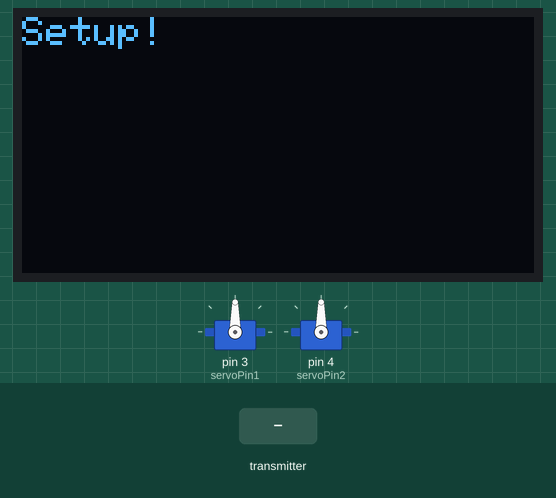
Recording of a sketch running on a simulated Arduino Uno, built with avr-gcc and run on an emulated ATmega328P. On the bench: 128×64 one-colour display, 2 × servo. The test bench sets the inputs (shaded band). No radio packets arrive unless stated; what the sketch prints to the serial monitor is not drawn.

Above: at 1.2 s.
1.3 s: the transmitter starts sending data1 = 0
At 2.0 s:
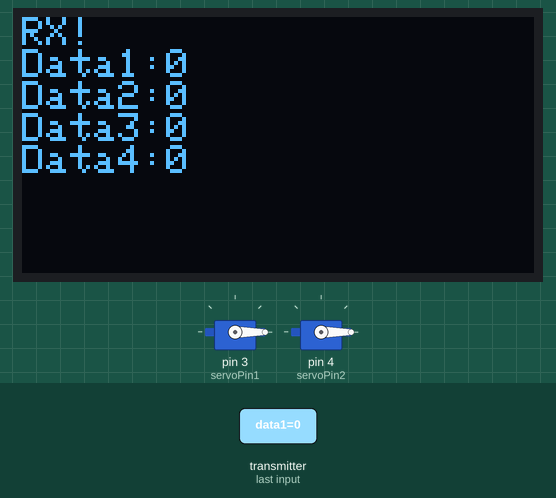
2.8 s: the transmitter starts sending data2 = 64
At 3.5 s:
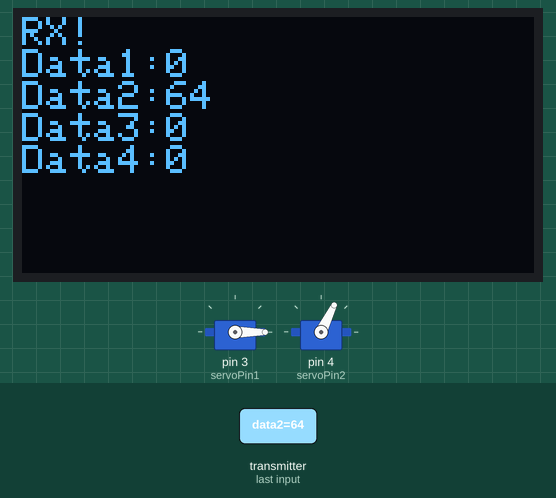
7.3 s: the transmitter starts sending data1 = 64
At 8.5 s:
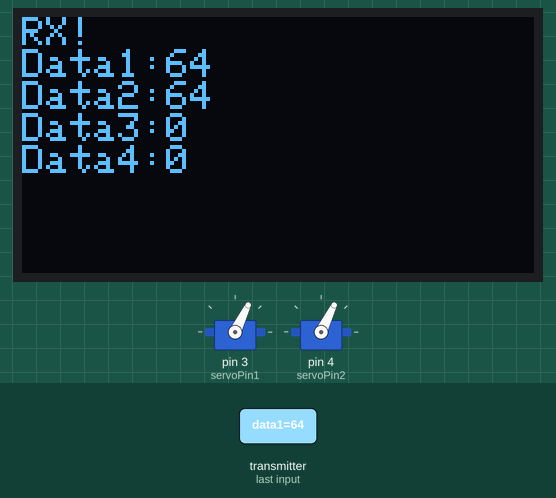
8.8 s: the transmitter starts sending data2 = 128
At 9.9 s:
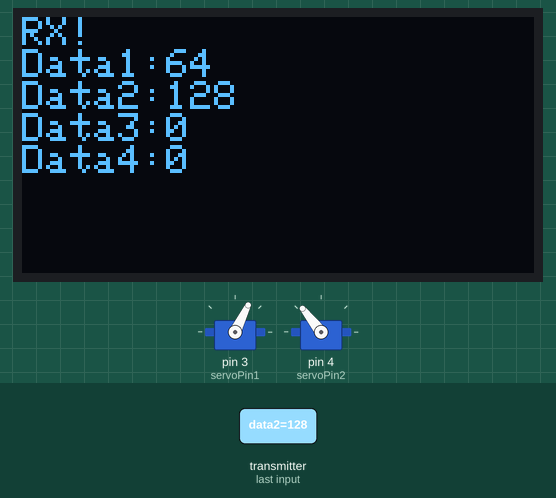
10.3 s: the transmitter starts sending data1 = 128
At 11.6 s:
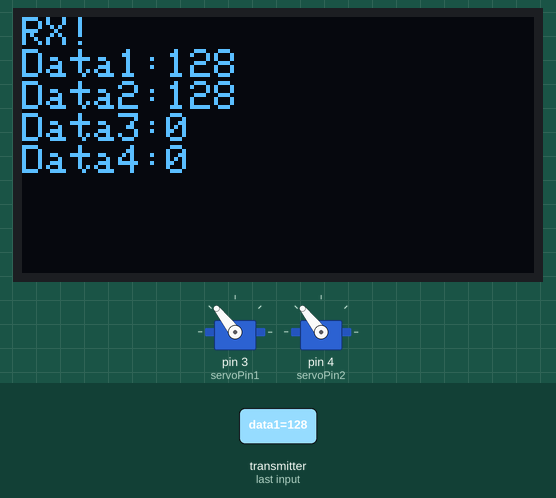
Timing chart, 0 to 12.8 s (numbered marks = the images above; inputs shaded):
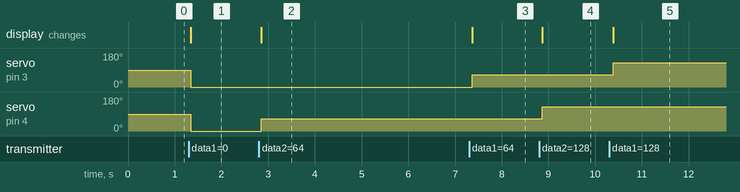

The sketch:

sketch_apr02a_demoRX2.ino
```cpp
// Simple I2C test for ebay 128x64 oled.
// Use smaller faster AvrI2c class in place of Wire.
// Edit AVRI2C_FASTMODE in SSD1306Ascii.h to change the default I2C frequency.
//
#include "SSD1306Ascii.h"
#include "SSD1306AsciiAvrI2c.h"

// 0X3C+SA0 - 0x3C or 0x3D
#define I2C_ADDRESS 0x3C

// Define proper RST_PIN if required.
#define RST_PIN -1

SSD1306AsciiAvrI2c oled;


// servo
// Include the servo library:
#include <Servo.h>

// Create a new servo object:
Servo myservo1;
Servo myservo2;

// Define the servo pin:
#define servoPin1 3
#define servoPin2 4

// Create a variable to store the servo position:
int angle1 = 0;
int angle2 = 0;


// RC stuff follows
#include "SPI.h"
#include "RF24.h"
#include "nRF24L01.h"

#define CE_PIN 9
#define CSN_PIN 10

#define INTERVAL_MS_SIGNAL_LOST 2000
#define INTERVAL_MS_SIGNAL_RETRY 250

RF24 radio(CE_PIN, CSN_PIN);

const byte address[6] = "17001";

//NRF24L01 buffer limit is 32 bytes (max struct size)
struct payload {
  byte data1;
  byte data2;
  byte data3;
  byte data4;
};

payload payload;

unsigned long lastSignalMillis = 0;

void setup()
{
  Serial.begin(115200);
  Serial.print("Setup");


  #if RST_PIN >= 0
  oled.begin(&Adafruit128x64, I2C_ADDRESS, RST_PIN);
#else // RST_PIN >= 0
  oled.begin(&Adafruit128x64, I2C_ADDRESS);
#endif // RST_PIN >= 0
  // Call oled.setI2cClock(frequency) to change from the default frequency.

  oled.setFont(Adafruit5x7);
  oled.clear(); // clear display
  oled.println("Setup!");

  // Attach the Servo variable to a pin:
  myservo1.attach(servoPin1);
  myservo2.attach(servoPin2);


  //RC stuff Follows

  radio.begin();

  //Append ACK packet from the receiving radio back to the transmitting radio
  radio.setAutoAck(false); //(true|false)
  //Set the transmission datarate
  //radio.setDataRate(RF24_250KBPS); //(RF24_250KBPS|RF24_1MBPS|RF24_2MBPS)
  radio.setDataRate(RF24_2MBPS); //(RF24_250KBPS|RF24_1MBPS|RF24_2MBPS)
  //Greater level = more consumption = longer distance
  radio.setPALevel(RF24_PA_MAX); //(RF24_PA_MIN|RF24_PA_LOW|RF24_PA_HIGH|RF24_PA_MAX)
  //Default value is the maximum 32 bytes1
  radio.setPayloadSize(sizeof(payload));
  //Act as receiver
  radio.openReadingPipe(0, address);
  radio.startListening();
}

void loop()
{
  unsigned long currentMillis = millis();

  if (radio.available() > 0) {
    radio.read(&payload, sizeof(payload));

    Serial.println("Received");

    Serial.print("Data1:");
    Serial.println(payload.data1);

    Serial.print("Data2:");
    Serial.println(payload.data2);

      oled.clear(); // clear display
      oled.println("RX!");
      oled.print("Data1:");
      oled.println(payload.data1);
      oled.print("Data2:");
      oled.println(payload.data2);
      oled.print("Data3:");
      oled.println(payload.data3);
      oled.print("Data4:");
      oled.println(payload.data4);

      angle1 = payload.data1;
      if (angle1 >180) angle1 = 180;
      if (angle1 <0) angle1 = 0;

      myservo1.write(angle1);

      angle2 = payload.data2;
      if (angle2 >180) angle2 = 180;
      if (angle2 <0) angle2 = 0;

      myservo2.write(angle2);


    lastSignalMillis = currentMillis;
  }

  if (currentMillis - lastSignalMillis > INTERVAL_MS_SIGNAL_LOST) {
    lostConnection();
  }
}

void lostConnection()
{
  //Serial.println("We have lost connection, preventing unwanted behavior");

  delay(INTERVAL_MS_SIGNAL_RETRY);
}
```

Measured:
- after the input at 1.3 s, servo on pin 3 (servoPin1), servo on pin 4 (servoPin2): 90° → 0° after 0.05 s; the display: changes after 0.05 s (image 1)
- after the input at 2.8 s, servo on pin 4 (servoPin2): 0° → 64° after 0.05 s; the display: changes after 0.05 s (image 2)
- after the input at 7.3 s, servo on pin 3 (servoPin1): 0° → 64° after 0.07 s; the display: changes after 0.07 s (image 3)
- after the input at 8.8 s, servo on pin 4 (servoPin2): 64° → 128° after 0.07 s; the display: changes after 0.07 s (image 4)
- after the input at 10.3 s, servo on pin 3 (servoPin1): 64° → 128° after 0.09 s; the display: changes after 0.09 s (image 5)
